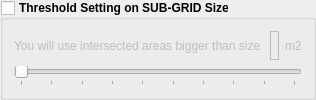
            <widget class="QGroupBox" name="groupBox_threshold">
             <property name="font">
              <font>
               <weight>75</weight>
               <bold>true</bold>
              </font>
             </property>
             <property name="title">
              <string>Threshold Setting on SUB-GRID Size</string>
             </property>
             <property name="checkable">
              <bool>true</bool>
             </property>
             <property name="checked">
              <bool>false</bool>
             </property>
             <layout class="QVBoxLayout" name="verticalLayout_28">
              <item>
               <layout class="QHBoxLayout" name="horizontalLayout_59">
                <property name="topMargin">
                 <number>0</number>
                </property>
                <item>
                 <widget class="QLabel" name="label_59">
                  <property name="font">
                   <font>
                    <weight>50</weight>
                    <bold>false</bold>
                   </font>
                  </property>
                  <property name="text">
                   <string>You will use intersected areas bigger than size </string>
                  </property>
                 </widget>
                </item>
                <item>
                 <widget class="QLabel" name="label_dhru_size">
                  <property name="font">
                   <font>
                    <weight>50</weight>
                    <bold>false</bold>
                   </font>
                  </property>
                  <property name="layoutDirection">
                   <enum>Qt::LeftToRight</enum>
                  </property>
                  <property name="autoFillBackground">
                   <bool>false</bool>
                  </property>
                  <property name="frameShape">
                   <enum>QFrame::Box</enum>
                  </property>
                  <property name="text">
                   <string/>
                  </property>
                  <property name="alignment">
                   <set>Qt::AlignRight|Qt::AlignTrailing|Qt::AlignVCenter</set>
                  </property>
                 </widget>
                </item>
                <item>
                 <widget class="QLabel" name="label_70">
                  <property name="font">
                   <font>
                    <weight>50</weight>
                    <bold>false</bold>
                   </font>
                  </property>
                  <property name="text">
                   <string>m2</string>
                  </property>
                 </widget>
                </item>
               </layout>
              </item>
              <item>
               <widget class="QSlider" name="horizontalSlider_ol_area">
                <property name="enabled">
                 <bool>false</bool>
                </property>
                <property name="minimumSize">
                 <size>
                  <width>0</width>
                  <height>0</height>
                 </size>
                </property>
                <property name="baseSize">
                 <size>
                  <width>0</width>
                  <height>0</height>
                 </size>
                </property>
                <property name="palette">
                 <palette>
                  <active>
                   <colorrole role="Button">
                    <brush brushstyle="SolidPattern">
                     <color alpha="255">
                      <red>0</red>
                      <green>120</green>
                      <blue>215</blue>
                     </color>
                    </brush>
                   </colorrole>
                   <colorrole role="Highlight">
                    <brush brushstyle="SolidPattern">
                     <color alpha="255">
                      <red>240</red>
                      <green>240</green>
                      <blue>240</blue>
                     </color>
                    </brush>
                   </colorrole>
                  </active>
                  <inactive>
                   <colorrole role="Button">
                    <brush brushstyle="SolidPattern">
                     <color alpha="255">
                      <red>240</red>
                      <green>240</green>
                      <blue>240</blue>
                     </color>
                    </brush>
                   </colorrole>
                   <colorrole role="Highlight">
                    <brush brushstyle="SolidPattern">
                     <color alpha="255">
                      <red>240</red>
                      <green>240</green>
                      <blue>240</blue>
                     </color>
                    </brush>
                   </colorrole>
                  </inactive>
                  <disabled>
                   <colorrole role="Button">
                    <brush brushstyle="SolidPattern">
                     <color alpha="255">
                      <red>240</red>
                      <green>240</green>
                      <blue>240</blue>
                     </color>
                    </brush>
                   </colorrole>
                   <colorrole role="Highlight">
                    <brush brushstyle="SolidPattern">
                     <color alpha="255">
                      <red>227</red>
                      <green>227</green>
                      <blue>227</blue>
                     </color>
                    </brush>
                   </colorrole>
                  </disabled>
                 </palette>
                </property>
                <property name="mouseTracking">
                 <bool>true</bool>
                </property>
                <property name="minimum">
                 <number>900</number>
                </property>
                <property name="maximum">
                 <number>9000</number>
                </property>
                <property name="singleStep">
                 <number>900</number>
                </property>
                <property name="pageStep">
                 <number>1</number>
                </property>
                <property name="value">
                 <number>900</number>
                </property>
                <property name="orientation">
                 <enum>Qt::Horizontal</enum>
                </property>
                <property name="invertedAppearance">
                 <bool>false</bool>
                </property>
                <property name="invertedControls">
                 <bool>false</bool>
                </property>
                <property name="tickPosition">
                 <enum>QSlider::TicksBelow</enum>
                </property>
                <property name="tickInterval">
                 <number>900</number>
                </property>
               </widget>
              </item>
             </layout>
            </widget>
